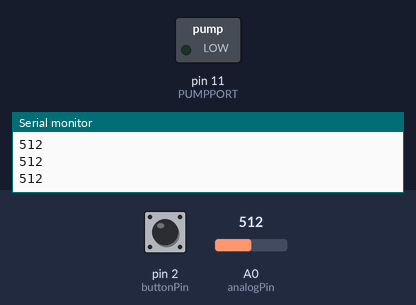
Bench run of a sketch on a simulated Arduino Uno, built with avr-gcc and run on an emulated ATmega328P. Parts: switched loads named in the sketch (green lamp = pin HIGH), the last lines printed to the serial monitor. The test bench sets the inputs (shaded band); at power-on: A0 (analogPin) = 512, pin 2 (buttonPin) LOW.

Above: at 2.2 s.
2.3 s: A0 (analogPin) set to 586
5.3 s: A0 (analogPin) set to 611
At 7.9 s:
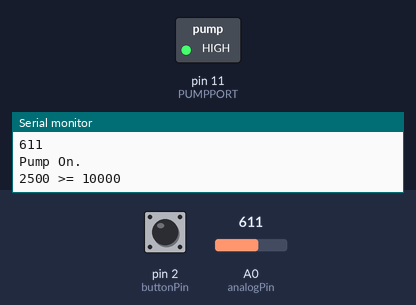
8.3 s: pin 2 (buttonPin) pulled HIGH for 1 s
Timing chart, 0 to 16.8 s (numbered marks = the images above; inputs shaded):
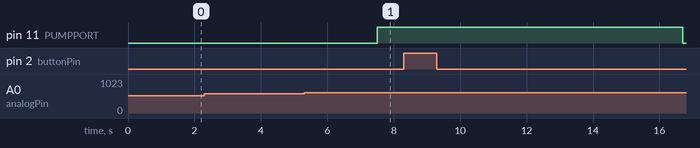

Measured:
- the behaviour switches between 599 and 600 on A0 (analogPin) (found by bisection; images 0 and 1)
- after the input at 5.3 s, pin 11 (PUMPPORT): LOW → HIGH after 2.2 s
- after the input at 8.3 s, pin 11 (PUMPPORT): HIGH → LOW after 8.4 s instead of 6.7 s

The sketch:

Moisture_Sensor.ino
```cpp
// constants won't change. They're used here to
// set pin numbers:
const int buttonPin = 2;    // the number of the pushbutton pin
const int ledPin = 12;      // the number of the LED pin

// Variables will change:
int ledState = HIGH;         // the current state of the output pin
int buttonState;             // the current reading from the input pin
int lastButtonState = LOW;   // the previous reading from the input pin

// the following variables are unsigned long's because the time, measured in miliseconds,
// will quickly become a bigger number than can be stored in an int.
unsigned long lastDebounceTime = 0;  // the last time the output pin was toggled
unsigned long debounceDelay = 50;    // the debounce time; increase if the output flickers

int analogPin = A0;
int val = 0;
unsigned long interval = 10000;            // On period
unsigned long previousMillis = 0;
int pump = 0;
int PUMPPORT = 11;
int MOISTURE = 600;
int LowerMoisture = MOISTURE - 50;

void setup() {
  // put your setup code here, to run once:

  Serial.begin(9600);
  pinMode(buttonPin, INPUT);
  pinMode(PUMPPORT, OUTPUT);
  digitalWrite(PUMPPORT, LOW);
  Serial.println(LowerMoisture);
  delay(1000);
}

void loop() {

  // read the state of the switch into a local variable:
  int reading = digitalRead(buttonPin);

  unsigned long currentMillis = millis();

  // check to see if you just pressed the button
  // (i.e. the input went from LOW to HIGH),  and you've waited
  // long enough since the last press to ignore any noise:

  // If the switch changed, due to noise or pressing:
  if (reading != lastButtonState) {
    // reset the debouncing timer
    lastDebounceTime = millis();
  }

  unsigned long currentmillis = millis();
  if ((unsigned long) (currentmillis - lastDebounceTime) > debounceDelay) {
    // whatever the reading is at, it's been there for longer
    // than the debounce delay, so take it as the actual current state:

    // if the button state has changed:
    if (reading != buttonState) {
      buttonState = reading;

      // only toggle the LED if the new button state is HIGH
      if (buttonState == HIGH) {
        // do something here :-D
        ledState = !ledState;
        Serial.println("Switch On.");
        digitalWrite(ledPin, HIGH);
        delay(200);
        digitalWrite(ledPin, LOW);
        MOISTURE = MOISTURE + 20;
        Serial.print("Moisture = "); Serial.println(MOISTURE);

      }
    }
  }

  // set the LED:
  // digitalWrite(ledPin, ledState);


  // save the reading.  Next time through the loop,
  // it'll be the lastButtonState:
  lastButtonState = reading;

  // put your main code here, to run repeatedly:
  val = analogRead(analogPin);    // read the input pin
  Serial.println(val);             // debug value


  if (val >= MOISTURE) {
    // Pump ON
    if (pump == 0) {
      digitalWrite(PUMPPORT, HIGH);
      Serial.println("Pump On.");
      pump = 1;
    }
    // After end of interval time turn pump off
    // DEBUG
    Serial.print(currentMillis - previousMillis);
    Serial.print(" >= ");
    Serial.println(interval);
    // End of DEBUG

    if ((unsigned long) (currentMillis - previousMillis) >= interval) {
      digitalWrite(PUMPPORT, LOW);
      pump = 0;
      previousMillis = currentMillis;
      Serial.println("Time out: Pump OFF.");
      delay(2000);
    }
  }
  else if (val <= LowerMoisture) {
    // Pump OFF
    if (pump != 0) {
      digitalWrite(PUMPPORT, LOW);
      Serial.println("Pump OFF.");
      pump = 0;

    }
    // reset time counter
    previousMillis = currentMillis;
  }
  else {
    // Stay
    // if pump is ON = 1 don't reset time counter
    if (pump == 0) {
      // reset time counter
      previousMillis = currentMillis;
    }
    else {
      if ((unsigned long) (currentMillis - previousMillis) >= interval) {
        digitalWrite(PUMPPORT, LOW);
        pump = 0;
        previousMillis = currentMillis;
        Serial.println("Time out: Pump OFF.");
        delay(2000);
      }
    }
    Serial.println("Stay tune");
    delay(2000);
  }
  delay(500);
}
```
